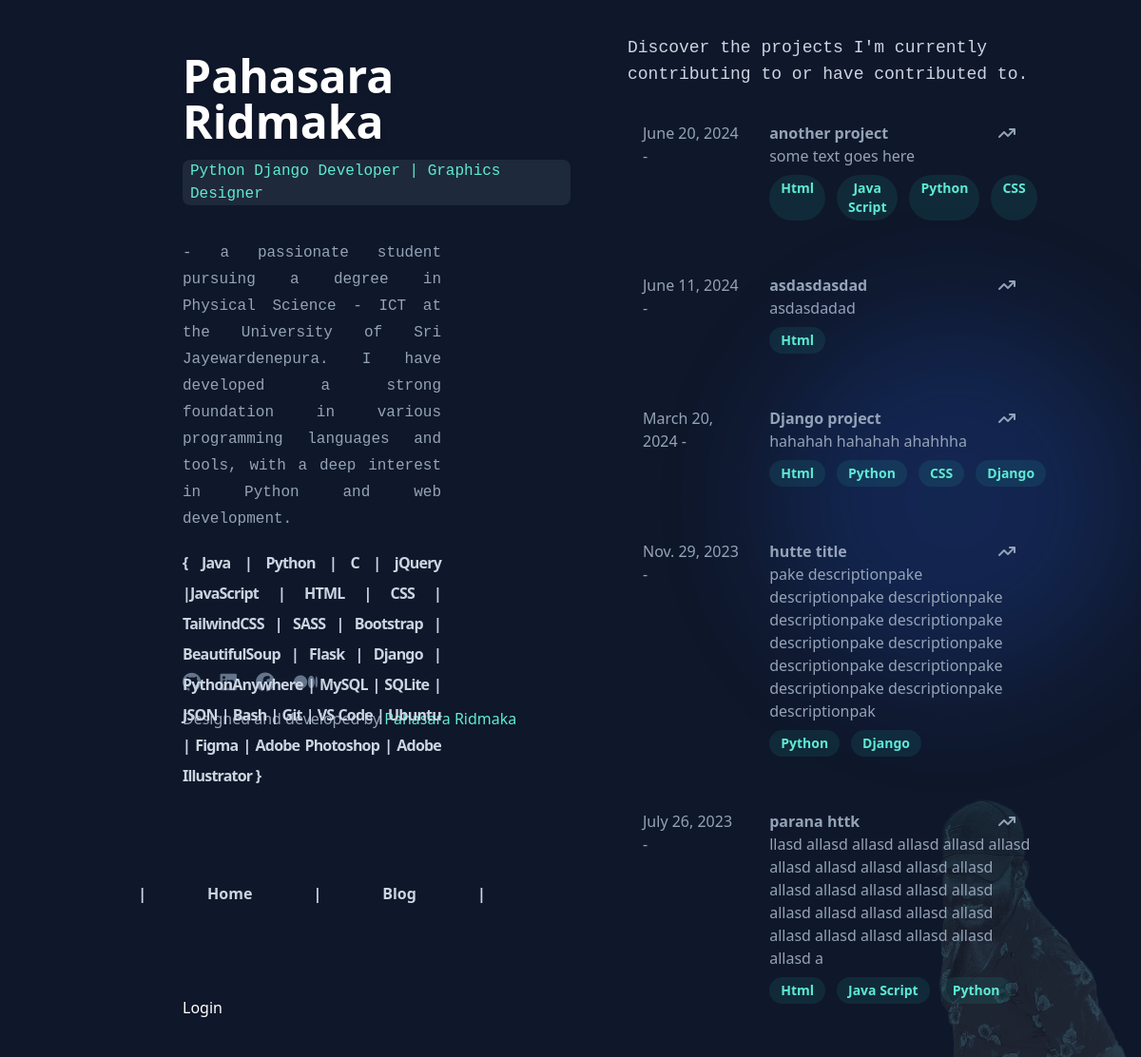
Screenshot of /blog/ with the database file from the repository.
### projects/models.py (models this page shows, shortened)
class Project(models.Model):
    date = models.DateField( auto_now=False, auto_now_add=False)
    title = models.CharField( max_length=100)
    description = models.TextField()
    tags = models.ManyToManyField("projects.Tag")

class Tag(models.Model):
    name = models.CharField(max_length=50, unique=True)

### blog/views.py (the view)
# urls.py: path('', home_page, name="home"),
def home_page(request):
    project = Project.objects.all().order_by("-date")
    posts = Post.objects.all()
    user = request.user;
    context = {"projects" : project, "posts" : posts, "user": user}
    return render(request, 'index.html', context)

### templates/index.html (shortened to what this page needs)
{% extends 'base.html' %} {% load static %}
{% block content %}
  <div class="my-5">
    <h1 class="mb-5 font-mono text-slate-300 text-lg">Discover the projects I'm currently contributing to or have contributed to.</h1>
  </div>
    {% for project in projects %}
      <div class="flex h-auto hover:shadow-xl hover:ring-1 hover:ring-slate-500 hover:rounded-md mb-4 hover:bg-slate-800/40">
        <div class="p-4 w-[30%]">
          <p>{{ project.date }} -</p>
        </div>
        <div class="p-4 w-[70%]">
          <a href="" class="flex justify-between">
            <p class="font-semibold hover:text-teal-300">{{ project.title }}</p>
            <span><i class="fa-solid fa-arrow-trend-up mr-5"></i></span>
          </a>
          <p class="font-thin">{{ project.description }}</p>
          <div class="py-2 flex space-x-3">
            {% for tag in project.tags.all %}
              <button type="button" class="flex px-3 py-1 rounded-full bg-teal-400/10 text-teal-300 text-sm font-semibold">{{ tag.name }}</button>
            {% endfor %}
          </div>
        </div>
      </div>
    {% endfor %}
  </div>
{% endblock %}

### static/css/style.css (style rules this page uses)
html, :host { line-height: 1.5; -webkit-text-size-adjust: 100%; -moz-tab-size: 4; -o-tab-size: 4; tab-size: 4; font-family: ui-sans-serif, system-ui, sans-serif, "Apple Color Emoji", "Segoe UI Emoji", "Segoe UI Symbol", "Noto Color Emoji"; font-feature-settings: normal; font-variation-settings: normal; -webkit-tap-highlight-color: transparent; }
body { margin: 0; line-height: inherit; }
h1, h2, h3, h4, h5, h6 { font-size: inherit; font-weight: inherit; }
a { color: inherit; text-decoration: inherit; }
button, input, optgroup, select, textarea { font-family: inherit; font-feature-settings: inherit; font-variation-settings: inherit; font-size: 100%; font-weight: inherit; line-height: inherit; letter-spacing: inherit; color: inherit; margin: 0; padding: 0; }
button, select { text-transform: none; }
button, input:where([type='button']), input:where([type='reset']), input:where([type='submit']) { -webkit-appearance: button; background-color: transparent; background-image: none; }
blockquote, dl, dd, h1, h2, h3, h4, h5, h6, hr, figure, p, pre { margin: 0; }
button, [role="button"] { cursor: pointer; }
.my-5 { margin-top: 1.25rem; margin-bottom: 1.25rem; }
.mb-4 { margin-bottom: 1rem; }
.mb-5 { margin-bottom: 1.25rem; }
.mr-5 { margin-right: 1.25rem; }
.flex { display: flex; }
.h-auto { height: auto; }
.w-\[30\%\] { width: 30%; }
.w-\[70\%\] { width: 70%; }
.justify-between { justify-content: space-between; }
.space-x-3 > :not([hidden]) ~ :not([hidden]) { --tw-space-x-reverse: 0; margin-right: calc(0.75rem * var(--tw-space-x-reverse)); margin-left: calc(0.75rem * calc(1 - var(--tw-space-x-reverse))); }
.rounded-full { border-radius: 9999px; }
.bg-slate-900 { --tw-bg-opacity: 1; background-color: rgb(15 23 42 / var(--tw-bg-opacity)); }
.bg-teal-400\/10 { background-color: rgb(45 212 191 / 0.1); }
.p-4 { padding: 1rem; }
.px-3 { padding-left: 0.75rem; padding-right: 0.75rem; }
.py-1 { padding-top: 0.25rem; padding-bottom: 0.25rem; }
.py-2 { padding-top: 0.5rem; padding-bottom: 0.5rem; }
.font-mono { font-family: ui-monospace, SFMono-Regular, Menlo, Monaco, Consolas, "Liberation Mono", "Courier New", monospace; }
.text-lg { font-size: 1.125rem; line-height: 1.75rem; }
.text-sm { font-size: 0.875rem; line-height: 1.25rem; }
.font-semibold { font-weight: 600; }
.font-thin { font-weight: 100; }
.text-slate-300 { --tw-text-opacity: 1; color: rgb(203 213 225 / var(--tw-text-opacity)); }
.text-slate-400 { --tw-text-opacity: 1; color: rgb(148 163 184 / var(--tw-text-opacity)); }
.text-teal-300 { --tw-text-opacity: 1; color: rgb(94 234 212 / var(--tw-text-opacity)); }

### rows the page displays
Project: date "June 20, 2024", title "another project", description "some text goes here"
Tag: name "Html"
Tag: name "Java Script"
Tag: name "Python"
Tag: name "CSS"
Project: date "June 11, 2024", title "asdasdasdad", description "asdasdadad"
Project: date "March 20, 2024", title "Django project", description "hahahah hahahah ahahhha"
Tag: name "Django"
Project: date "Nov. 29, 2023", title "hutte title", description "pake descriptionpake descriptionpake descriptionpake descriptionpake descriptionpake descriptionpake descriptionpake descriptionpake descriptionpake descriptionpake descriptionpake descriptionpak"
Project: date "July 26, 2023", title "parana httk", description "llasd allasd allasd allasd allasd allasd allasd allasd allasd allasd allasd allasd allasd allasd allasd allasd allasd allasd allasd allasd allasd allasd allasd allasd allasd allasd allasd a"
